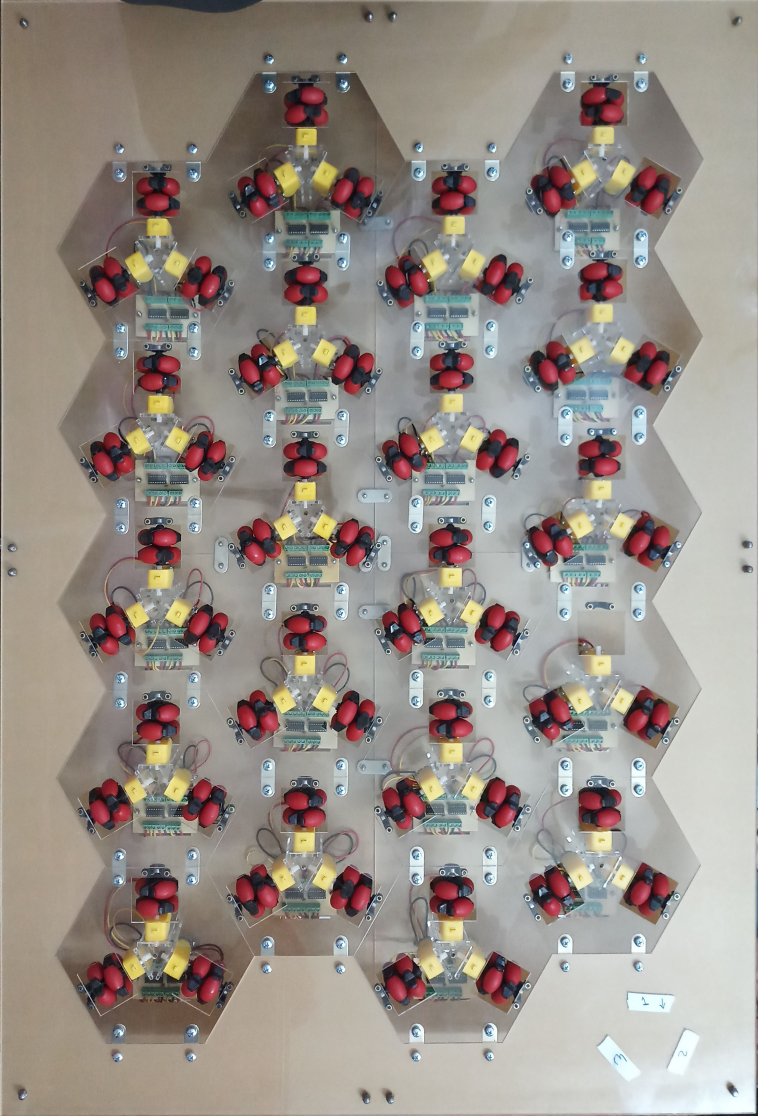
#> input picture feedback system/table.jpg, 2274 x 3347 px (shown at 1/3 size)
$ python findTable.py
#> lines starting #> are read from the running program, lines starting #| are printed output that depends on the picture
# Python 2/3 compatibility
from __future__ import print_function

import numpy as np
import cv2 as cv
import matplotlib.pyplot as plt
from common import anorm, getsize

FLANN_INDEX_KDTREE = 1  # bug: flann enums are missing
FLANN_INDEX_LSH    = 6


def init_feature(name):
    chunks = name.split('-')
    if chunks[0] == 'sift':
        detector = cv.xfeatures2d.SIFT_create()
        norm = cv.NORM_L2
    elif chunks[0] == 'surf':
        detector = cv.xfeatures2d.SURF_create(800)
        norm = cv.NORM_L2
    elif chunks[0] == 'orb':
        detector = cv.ORB_create(3000)
        norm = cv.NORM_HAMMING
    elif chunks[0] == 'akaze':
        detector = cv.AKAZE_create()
        norm = cv.NORM_HAMMING
    elif chunks[0] == 'brisk':
        detector = cv.BRISK_create()
        norm = cv.NORM_HAMMING
    else:
        return None, None
    matcher = cv.BFMatcher(norm)
    return detector, matcher


# [11 lines left out: function filter_matches, not called in this run]


c = []
# [83 lines left out: function explore_match, not called in this run]


scale_percent =15
img1 = cv.imread(cv.samples.findFile('table.jpg'))
#> img1 is the input picture: shape (3347, 2274, 3); mean B, G, R 135.8, 142.8, 151.4
width = int(img1.shape[1] * scale_percent / 100)
#> width = 341
height = int(img1.shape[0] * scale_percent / 100)
#> height = 502
img1 = cv.resize(img1, (width,height))
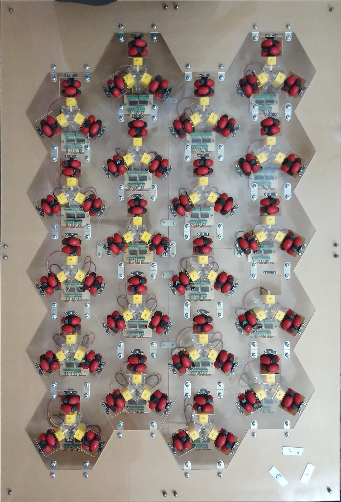
#> img1: shape (502, 341, 3); mean B, G, R 135.7, 142.7, 151.3


detector, matcher = init_feature('orb')
kp1, desc1 = detector.detectAndCompute(img1, None)
#> kp1 = 2875 keypoints; strongest (x, y, size): (78, 439, 31), (146, 327, 31), (146, 397, 37.2), (206, 236, 31)

# [34 lines left out: functions getCorners, getTableFromFrame, not called in this run]
